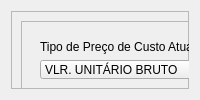
           <widget class="QWidget" name="Price">
            <attribute name="title">
             <string>Preço</string>
            </attribute>
            <layout class="QVBoxLayout" name="verticalLayout_12">
             <item>
              <widget class="QFrame" name="Price_Frame">
               <property name="autoFillBackground">
                <bool>true</bool>
               </property>
               <property name="frameShape">
                <enum>QFrame::StyledPanel</enum>
               </property>
               <property name="frameShadow">
                <enum>QFrame::Raised</enum>
               </property>
               <widget class="Line" name="PriceLine1">
                <property name="geometry">
                 <rect>
                  <x>10</x>
                  <y>93</y>
                  <width>1062</width>
                  <height>16</height>
                 </rect>
                </property>
                <property name="orientation">
                 <enum>Qt::Horizontal</enum>
                </property>
               </widget>
               <widget class="QFrame" name="frame">
                <property name="geometry">
                 <rect>
                  <x>10</x>
                  <y>102</y>
                  <width>438</width>
                  <height>123</height>
                 </rect>
                </property>
                <property name="frameShape">
                 <enum>QFrame::StyledPanel</enum>
                </property>
                <property name="frameShadow">
                 <enum>QFrame::Raised</enum>
                </property>
                <layout class="QHBoxLayout" name="horizontalLayout_6">
                 <item>
                  <widget class="QWidget" name="PriceWidget3" native="true">
                   <layout class="QFormLayout" name="formLayout_4">
                    <property name="fieldGrowthPolicy">
                     <enum>QFormLayout::AllNonFixedFieldsGrow</enum>
                    </property>
                    <item row="2" column="0">
                     <widget class="QLabel" name="CostLastOrder">
                      <property name="text">
                       <string>Custo Última Entrada</string>
                      </property>
                     </widget>
                    </item>
                    <item row="2" column="1">
                     <widget class="QLineEdit" name="CostLastOrder_Entry">
                      <property name="styleSheet">
                       <string notr="true">background-color: rgb(213, 213, 213);</string>
                      </property>
                      <property name="readOnly">
                       <bool>true</bool>
                      </property>
                     </widget>
                    </item>
                    <item row="3" column="0">
                     <widget class="QLabel" name="CostLastOrder_ST">
                      <property name="text">
                       <string>Última Entrada + ST</string>
                      </property>
                     </widget>
                    </item>
                    <item row="3" column="1">
                     <widget class="QLineEdit" name="CostLastOrder_ST_Entry">
                      <property name="styleSheet">
                       <string notr="true">background-color: rgb(213, 213, 213);</string>
                      </property>
                      <property name="readOnly">
                       <bool>true</bool>
                      </property>
                     </widget>
                    </item>
                    <item row="4" column="0">
                     <widget class="QLabel" name="PMC">
                      <property name="text">
                       <string>Valor PMC</string>
                      </property>
                     </widget>
                    </item>
                    <item row="4" column="1">
                     <widget class="QLineEdit" name="PMC_Entry">
                      <property name="styleSheet">
                       <string notr="true">background-color: rgb(213, 213, 213);</string>
                      </property>
                      <property name="readOnly">
                       <bool>true</bool>
                      </property>
                     </widget>
                    </item>
                   </layout>
                  </widget>
                 </item>
                 <item>
                  <widget class="QWidget" name="PriceWidget5" native="true">
                   <layout class="QGridLayout" name="gridLayout_5">
                    <item row="1" column="0">
                     <widget class="QComboBox" name="AllowDiscount_ComboBox">
                      <property name="styleSheet">
                       <string notr="true">alternate-background-color: rgb(255, 255, 255);</string>
                      </property>
                      <item>
                       <property name="text">
                        <string>SIM</string>
                       </property>
                      </item>
                      <item>
                       <property name="text">
                        <string>NÃO</string>
                       </property>
                      </item>
                     </widget>
                    </item>
                    <item row="0" column="0">
                     <widget class="QLabel" name="AllowDiscount_Label">
                      <property name="text">
                       <string>Permite Desconto na Venda?</string>
                      </property>
                     </widget>
                    </item>
                    <item row="2" column="0">
                     <spacer name="verticalSpacer_8">
                      <property name="orientation">
                       <enum>Qt::Vertical</enum>
                      </property>
                      <property name="sizeHint" stdset="0">
                       <size>
                        <width>20</width>
                        <height>40</height>
                       </size>
                      </property>
                     </spacer>
                    </item>
                   </layout>
                  </widget>
                 </item>
                </layout>
               </widget>
               <widget class="Line" name="PriceLine2">
                <property name="geometry">
                 <rect>
                  <x>10</x>
                  <y>230</y>
                  <width>1062</width>
                  <height>16</height>
                 </rect>
                </property>
                <property name="orientation">
                 <enum>Qt::Horizontal</enum>
                </property>
               </widget>
               <widget class="QFrame" name="frame_3">
                <property name="geometry">
                 <rect>
                  <x>10</x>
                  <y>240</y>
                  <width>1062</width>
                  <height>58</height>
                 </rect>
                </property>
                <property name="frameShape">
                 <enum>QFrame::StyledPanel</enum>
                </property>
                <property name="frameShadow">
                 <enum>QFrame::Raised</enum>
                </property>
                <layout class="QHBoxLayout" name="horizontalLayout_7">
                 <item>
                  <widget class="QWidget" name="PriceWidget1" native="true">
                   <layout class="QHBoxLayout" name="horizontalLayout_2">
                    <item>
                     <widget class="QLabel" name="CostPrice_Label">
                      <property name="text">
                       <string>Preço de Custo</string>
                      </property>
                     </widget>
                    </item>
                    <item>
                     <widget class="QLineEdit" name="CostPrice_Entry"/>
                    </item>
                    <item>
                     <widget class="QLabel" name="ProfitMargin_Label">
                      <property name="text">
                       <string>Margem de Lucro(%)</string>
                      </property>
                     </widget>
                    </item>
                    <item>
                     <widget class="QLineEdit" name="ProfitMargin_Entry"/>
                    </item>
                    <item>
                     <widget class="QLabel" name="SellPrice_Label">
                      <property name="text">
                       <string>Preço de Venda</string>
                      </property>
                     </widget>
                    </item>
                    <item>
                     <widget class="QLineEdit" name="SellPrice_Entry"/>
                    </item>
                   </layout>
                  </widget>
                 </item>
                 <item>
                  <widget class="QWidget" name="PriceWidget2" native="true">
                   <layout class="QHBoxLayout" name="horizontalLayout_3">
                    <item>
                     <widget class="QLabel" name="Discount_Label">
                      <property name="text">
                       <string>Desconto(%)</string>
                      </property>
                     </widget>
                    </item>
                    <item>
                     <widget class="QLineEdit" name="Discount_Entry"/>
                    </item>
                    <item>
                     <widget class="QLabel" name="MaxDiscount_Label">
                      <property name="text">
                       <string>Desconto Max(%)</string>
                      </property>
                     </widget>
                    </item>
                    <item>
                     <widget class="QLineEdit" name="MaxDiscount_Entry"/>
                    </item>
                   </layout>
                  </widget>
                 </item>
                </layout>
               </widget>
               <widget class="QFrame" name="frame_4">
                <property name="geometry">
                 <rect>
                  <x>10</x>
                  <y>10</y>
                  <width>491</width>
                  <height>77</height>
                 </rect>
                </property>
                <property name="frameShape">
                 <enum>QFrame::StyledPanel</enum>
                </property>
                <property name="frameShadow">
                 <enum>QFrame::Raised</enum>
                </property>
                <layout class="QHBoxLayout" name="horizontalLayout_8">
                 <item>
                  <widget class="QWidget" name="PriceWidget4" native="true">
                   <layout class="QVBoxLayout" name="verticalLayout_2">
                    <item>
                     <widget class="QLabel" name="PriceCostType_Label">
                      <property name="text">
                       <string>Tipo de Preço de Custo Atualizado na Entr. Mercadoria</string>
                      </property>
                     </widget>
                    </item>
                    <item>
                     <widget class="QComboBox" name="PriceCostType_ComboBox">
                      <property name="styleSheet">
                       <string notr="true">alternate-background-color: rgb(255, 255, 255);</string>
                      </property>
                      <item>
                       <property name="text">
                        <string>VLR. UNITÁRIO BRUTO</string>
                       </property>
                      </item>
                      <item>
                       <property name="text">
                        <string>VLR. UNITÁRIO BRUTO + ST</string>
                       </property>
                      </item>
                      <item>
                       <property name="text">
                        <string>VLR. UNITÁRIO BRUTO + ST + IPI</string>
                       </property>
                      </item>
                      <item>
                       <property name="text">
                        <string>VLR. UNITÁRIO LÍQUIDO</string>
                       </property>
                      </item>
                      <item>
                       <property name="text">
                        <string>VLR. UNITÁRIO LÍQUIDO + ST</string>
                       </property>
                      </item>
                      <item>
                       <property name="text">
                        <string>VLR. UNITÁRIO LÍQUIDO + ST + IPI</string>
                       </property>
                      </item>
                     </widget>
                    </item>
                   </layout>
                  </widget>
                 </item>
                 <item>
                  <widget class="QWidget" name="PriceWidget6" native="true">
                   <layout class="QGridLayout" name="gridLayout_6">
                    <item row="1" column="0">
                     <widget class="QDateEdit" name="LastPriceDate">
                      <property name="locale">
                       <locale language="Portuguese" country="Brazil"/>
                      </property>
                      <property name="inputMethodHints">
                       <set>Qt::ImhHiddenText</set>
                      </property>
                      <property name="readOnly">
                       <bool>true</bool>
                      </property>
                      <property name="date">
                       <date>
                        <year>2000</year>
                        <month>1</month>
                        <day>7</day>
                       </date>
                      </property>
                      <property name="currentSection">
                       <enum>QDateTimeEdit::DaySection</enum>
                      </property>
                      <property name="displayFormat">
                       <string>dd/mm/yyyy</string>
                      </property>
                      <property name="calendarPopup">
                       <bool>true</bool>
                      </property>
                     </widget>
                    </item>
                    <item row="0" column="0">
                     <widget class="QLabel" name="LastPriceDate_Label">
                      <property name="text">
                       <string>Última Alteração de Preço</string>
                      </property>
                     </widget>
                    </item>
                    <item row="0" column="1" rowspan="2">
                     <spacer name="horizontalSpacer_5">
                      <property name="orientation">
                       <enum>Qt::Horizontal</enum>
                      </property>
                      <property name="sizeHint" stdset="0">
                       <size>
                        <width>40</width>
                        <height>20</height>
                       </size>
                      </property>
                     </spacer>
                    </item>
                   </layout>
                  </widget>
                 </item>
                </layout>
               </widget>
              </widget>
             </item>
            </layout>
           </widget>
